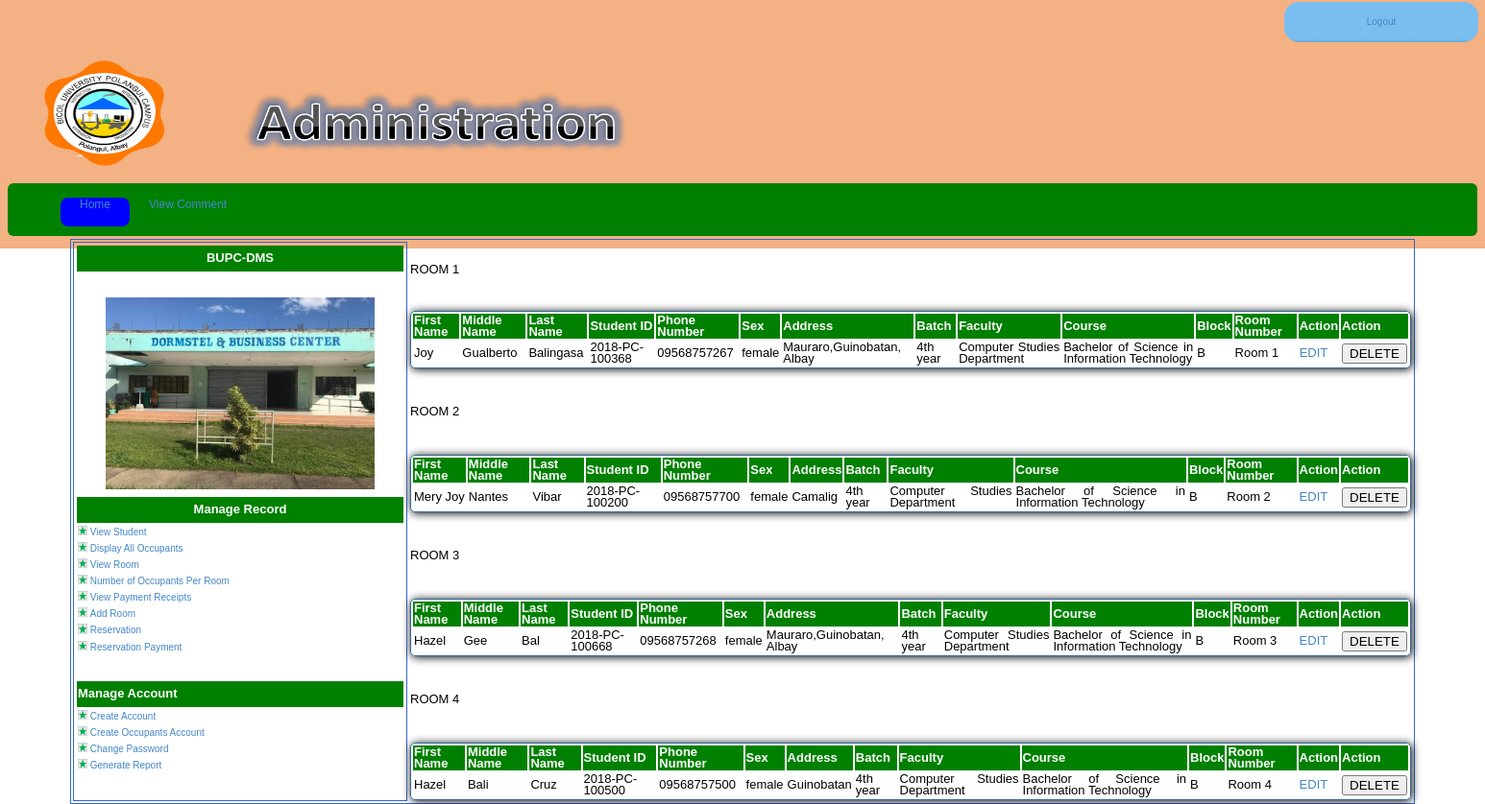
Page /view_occupants.php on the committed database.
### tables this page shows
CREATE TABLE `students` (
  `user_id` int(11) NOT NULL,
  `fname` varchar(30) DEFAULT NULL,
  `mname` varchar(30) DEFAULT NULL,
  `lname` varchar(30) DEFAULT NULL,
  `stud_id` varchar(15) NOT NULL DEFAULT '',
  `phone_no` varchar(12) NOT NULL,
  `sex` varchar(8) DEFAULT NULL,
  `address` varchar(50) NOT NULL,
  `batch` varchar(10) DEFAULT NULL,
  `faculty` varchar(50) DEFAULT NULL,
  `course` varchar(50) NOT NULL,
  `block` varchar(3) DEFAULT NULL,
  `room_no` varchar(50) DEFAULT NULL,
  `Username` varchar(50) NOT NULL,
  `Password` varchar(50) NOT NULL,
  `ConfirmPassword` varchar(50) NOT NULL,
  `Status` int(11) NOT NULL
);

### view_occupants.php (the view, shortened to what this page needs)
<?php
  include("connection.php");
 ?>
 <!DOCTYPE html>
<html>
<head>
<link href="adminstyle.css" rel="stylesheet" type="text/css" media="screen" />
<link href="aa.css" rel="stylesheet" type="text/css" media="screen" />
<body>
<table  border="0" align="center" width="750px">
<tr>
<td width="600px"></td>
<td>
<td id="logoutlink" align="center"><a href="logout.php" id="log">Logout</a></td>
</tr>
<tr>
<td width="750px" colspan="3" height="100px">
<p><a href="admin.php"><img src="img/logo.png" align="left" width="200px" height="120px"></a>
<img src="img/admin.png" align="center" width="490px" height="120px"></p>
</td>
</tr>
<tr>
<td colspan="3">
<div id="sse2">
        <div id="sses2"  >
         <ul>
         <li><a href="admin.php">Home</a></li>
         <li><a href="viewcom.php">View Comment</a></li>
         </ul>
         </div>
    </div>
</td>
</tr>
<table align="center" id="insides" width="1400px">
<tr>
<td width="25%" height="400px" valign="top" id="insides">
<table>
<tr>
<th align="center" width="350px" height="25px" bgcolor="green"><font face="arial" color="white" size="2">BUPC-DMS</font></th>
</tr>
<tr>
<td><br><br><center><img src="slideshow/images/Dorm.jpeg" width="280px" height="200px"></center></td>
</tr>
</table>
<table>
<tr>
<th align="center" width="450px" height="25px" bgcolor="green"><font face="arial" color="white" size="2">Manage Record</font></th>
</tr>
<tr>
<td><img src="img/Picture2.png" width="10px">&nbsp;<a href="viewstudent.php">View Student</a></td>
</tr>
<tr>
<td><img src="img/Picture2.png" width="10px">&nbsp;<a href="view_occupants.php">Display All Occupants</a></td>
</tr>
<tr>
<td><img src="img/Picture2.png" width="10px">&nbsp;<a href="room_display_admin.php">View Room</a></td>
</tr>
<tr>
<td><img src="img/Picture2.png" width="10px">&nbsp;<a href="no_occupant.php">Number of Occupants Per Room</a></td>
</tr>
<tr>
<td><img src="img/Picture2.png" width="10px">&nbsp;<a href="payment.php">View Payment Receipts</a></td>
</tr>
<tr>
<td><img src="img/Picture2.png" width="10px">&nbsp;<a href="new_room_form.php">Add Room</a></td>
</tr>
<tr>
<td><img src="img/Picture2.png" width="10px">&nbsp;<a href="reserved.php">Reservation</a></td>
</tr>
<tr>
<td><img src="img/Picture2.png" width="10px">&nbsp;<a href=" reservpayment_display.php">Reservation Payment</a></td>
</tr>
</table>
<br>
<br>
<table border="0">
<tr>
<th width="340px" bgcolor="green" height="25px"><font face="arial" color="white" size="2">Manage Account</font></th>
</tr>
<tr>
<td><img src="img/Picture2.png" width="10px">&nbsp;<a href="create_acc.php">Create Account</a></td>
</tr>
<tr>
<td><img src="img/Picture2.png" width="10px">&nbsp;<a href="coa.php">Create Occupants Account</a></td>
</tr>
<tr>
<td><img src="img/Picture2.png" width="10px">&nbsp;<a href="changepassword.php">Change Password</a></td>
</tr>
<tr>
<td><img src="img/Picture2.png" width="10px">&nbsp;<a href="greporta.php">Generate Report</a></td>
</tr>
</table>
<br>
<br>
</td>
<td valign="top">
<br>
<p><font size="2px">ROOM 1</p>
<br>
<br>
 <table align="center" style="border-radius:5px;border:1px solid #336699;box-shadow:1px 1px 10px black;">
  <tr>
<th bgcolor='green'><font color='white'>First Name</th>
<th bgcolor='green'><font color='white'>Middle Name</th>
<th bgcolor='green'><font color='white'>Last Name</th>
<th bgcolor='green'><font color='white'>Student ID</th>
<th bgcolor='green'><font color='white'>Phone Number</th>
<th bgcolor='green'><font color='white'>Sex</th>
<th bgcolor='green'><font color='white'>Address</th>
<th bgcolor='green'><font color='white'>Batch</th>
<th bgcolor='green'><font color='white'>Faculty</th>
<th bgcolor='green'><font color='white'>Course</th>
<th bgcolor='green'><font color='white'>Block</th>
<th bgcolor='green'><font color='white'>Room Number</th>
<th bgcolor='green'><font color='white'>Action</th>
<th bgcolor='green'><font color='white'>Action</th>
</tr>
<?php
$sql="SELECT user_id, fname, mname, lname, stud_id, phone_no, sex, address, batch, faculty, course, block, room_no
            FROM students
            WHERE room_no = 'Room 1';";
            $result = $conn->query($sql);
            if($result->num_rows > 0){
while($row =$result-> fetch_assoc())
  {
  echo ("<tr>");
  echo ("<td>" . $row['fname']. "</td>");
  echo ("<td>" . $row['mname']. "</td>");
  echo ("<td>" . $row['lname']. "</td>");
  echo ("<td>" . $row['stud_id']. "</td>");
  echo ("<td>" . $row['phone_no']. "</td>");
  echo ("<td>" . $row['sex']. "</td>");
  echo ("<td>" . $row['address']. "</td>");
  echo ("<td>" . $row['batch']. "</td>");
  echo ("<td>" . $row['faculty']. "</td>");
  echo ("<td>" . $row['course']. "</td>");
  echo ("<td>" . $row['block']. "</td>");
  echo ("<td>" . $row['room_no']. "</td>");
  ?>
  <td>
    <a href="edit_occupant.php?student=<?php echo $row['user_id']; ?>"   name="edit" type="button">EDIT</a>
  </td>
  <td>
    <form action="deletestud.php" method="POST">
    <button name="delete" type="submit">DELETE</button>
    </form>
  </td>
<?php
  echo ("</tr>");
  }
  }
echo( "</table>");
?>
<br><br>
<p><font size="2px">ROOM 2</p>
<br>
<br>
 <table align="center" style="border-radius:5px;border:1px solid #336699;box-shadow:1px 1px 10px black;">
  <tr>
<th bgcolor='green'><font color='white'>First Name</th>
<th bgcolor='green'><font color='white'>Middle Name</th>
<th bgcolor='green'><font color='white'>Last Name</th>
<th bgcolor='green'><font color='white'>Student ID</th>
<th bgcolor='green'><font color='white'>Phone Number</th>
<th bgcolor='green'><font color='white'>Sex</th>
<th bgcolor='green'><font color='white'>Address</th>
<th bgcolor='green'><font color='white'>Batch</th>
<th bgcolor='green'><font color='white'>Faculty</th>
<th bgcolor='green'><font color='white'>Course</th>
<th bgcolor='green'><font color='white'>Block</th>
<th bgcolor='green'><font color='white'>Room Number</th>
<th bgcolor='green'><font color='white'>Action</th>
<th bgcolor='green'><font color='white'>Action</th>
</tr>
<?php
$sql="SELECT user_id, fname, mname, lname, stud_id, phone_no, sex, address, batch, faculty, course, block, room_no
            FROM students
            WHERE room_no = 'Room 2';";
            $result = $conn->query($sql);
            if($result->num_rows > 0){
while($row =$result-> fetch_assoc())
  {
  echo ("<tr>");
  echo ("<td>" . $row['fname']. "</td>");
  echo ("<td>" . $row['mname']. "</td>");
  echo ("<td>" . $row['lname']. "</td>");
  echo ("<td>" . $row['stud_id']. "</td>");
  echo ("<td>" . $row['phone_no']. "</td>");
  echo ("<td>" . $row['sex']. "</td>");
  echo ("<td>" . $row['address']. "</td>");
  echo ("<td>" . $row['batch']. "</td>");
  echo ("<td>" . $row['faculty']. "</td>");
  echo ("<td>" . $row['course']. "</td>");
  echo ("<td>" . $row['block']. "</td>");
  echo ("<td>" . $row['room_no']. "</td>");
  ?>
  <td>
    <a href="edit_occupant.php?student=<?php echo $row['user_id']; ?>"   name="edit" type="button">EDIT</a>
  </td>
  <td>
    <form action="deletestud.php" method="POST">
    <button name="delete" type="submit">DELETE</button>
    </form>
  </td>
<?php
  echo ("</tr>");
  }
  }
echo( "</table>");
?>
<br><br>
<p><font size="2px">ROOM 3</p>
<br>
<br>
 <table align="center" style="border-radius:5px;border:1px solid #336699;box-shadow:1px 1px 10px black;">
  <tr>
<th bgcolor='green'><font color='white'>First Name</th>
<th bgcolor='green'><font color='white'>Middle Name</th>
<th bgcolor='green'><font color='white'>Last Name</th>
<th bgcolor='green'><font color='white'>Student ID</th>
<th bgcolor='green'><font color='white'>Phone Number</th>
<th bgcolor='green'><font color='white'>Sex</th>
<th bgcolor='green'><font color='white'>Address</th>
<th bgcolor='green'><font color='white'>Batch</th>
<th bgcolor='green'><font color='white'>Faculty</th>
<th bgcolor='green'><font color='white'>Course</th>
<th bgcolor='green'><font color='white'>Block</th>
<th bgcolor='green'><font color='white'>Room Number</th>
<th bgcolor='green'><font color='white'>Action</th>
<th bgcolor='green'><font color='white'>Action</th>
</tr>
<?php
$sql="SELECT user_id, fname, mname, lname, stud_id, phone_no, sex, address, batch, faculty, course, block, room_no
            FROM students
            WHERE room_no = 'Room 3';";
            $result = $conn->query($sql);
            if($result->num_rows > 0){
while($row =$result-> fetch_assoc())
  {
  echo ("<tr>");
  echo ("<td>" . $row['fname']. "</td>");
  echo ("<td>" . $row['mname']. "</td>");
  echo ("<td>" . $row['lname']. "</td>");
  echo ("<td>" . $row['stud_id']. "</td>");
  echo ("<td>" . $row['phone_no']. "</td>");
  echo ("<td>" . $row['sex']. "</td>");
  echo ("<td>" . $row['address']. "</td>");
  echo ("<td>" . $row['batch']. "</td>");
  echo ("<td>" . $row['faculty']. "</td>");
  echo ("<td>" . $row['course']. "</td>");
  echo ("<td>" . $row['block']. "</td>");
  echo ("<td>" . $row['room_no']. "</td>");
  ?>
  <td>
    <a href="edit_occupant.php?student=<?php echo $row['user_id']; ?>"   name="edit" type="button">EDIT</a>
  </td>
  <td>
    <form action="deletestud.php" method="POST">
    <button name="delete" type="submit">DELETE</button>
    </form>
  </td>
<?php
  echo ("</tr>");
  }
  }
echo( "</table>");
?>
<br><br>
<p><font size="2px">ROOM 4</p>
<br>
<br>
 <table align="center" style="border-radius:5px;border:1px solid #336699;box-shadow:1px 1px 10px black;">
  <tr>
<th bgcolor='green'><font color='white'>First Name</th>
<th bgcolor='green'><font color='white'>Middle Name</th>
<th bgcolor='green'><font color='white'>Last Name</th>
<th bgcolor='green'><font color='white'>Student ID</th>
<th bgcolor='green'><font color='white'>Phone Number</th>
<th bgcolor='green'><font color='white'>Sex</th>
<th bgcolor='green'><font color='white'>Address</th>
<th bgcolor='green'><font color='white'>Batch</th>
<th bgcolor='green'><font color='white'>Faculty</th>
<th bgcolor='green'><font color='white'>Course</th>
<th bgcolor='green'><font color='white'>Block</th>
<th bgcolor='green'><font color='white'>Room Number</th>
<th bgcolor='green'><font color='white'>Action</th>
<th bgcolor='green'><font color='white'>Action</th>
</tr>
<?php
$sql="SELECT user_id, fname, mname, lname, stud_id, phone_no, sex, address, batch, faculty, course, block, room_no
            FROM students
            WHERE room_no = 'Room 4';";
            $result = $conn->query($sql);
            if($result->num_rows > 0){
while($row =$result-> fetch_assoc())
  {
  echo ("<tr>");
  echo ("<td>" . $row['fname']. "</td>");
  echo ("<td>" . $row['mname']. "</td>");
  echo ("<td>" . $row['lname']. "</td>");
  echo ("<td>" . $row['stud_id']. "</td>");
  echo ("<td>" . $row['phone_no']. "</td>");
  echo ("<td>" . $row['sex']. "</td>");
  echo ("<td>" . $row['address']. "</td>");
  echo ("<td>" . $row['batch']. "</td>");
  echo ("<td>" . $row['faculty']. "</td>");
  echo ("<td>" . $row['course']. "</td>");
  echo ("<td>" . $row['block']. "</td>");
  echo ("<td>" . $row['room_no']. "</td>");
  ?>
  <td>
    <a href="edit_occupant.php?student=<?php echo $row['user_id']; ?>"   name="edit" type="button">EDIT</a>
  </td>
  <td>
    <form action="deletestud.php" method="POST">
    <button name="delete" type="submit">DELETE</button>
    </form>
  </td>
<?php
  echo ("</tr>");
  }
  }
echo( "</table>");
?>
</td></tr></table>
</body>
</html>

### adminstyle.css (style rules this page uses)
body { margin: 0; padding: 0; background: white url(img/feln-crowd_2.PNG) repeat-x left top; position:relative; font-family:Verdana, Arial, Helvetica, sans-serif; font-size:10px; line-height:12px; text-align:justify; padding-left:0px; }
#logoutlink { background: white url(img/Menu.jpg) repeat-x left top; width:200px; height:40px; border-radius: 15px; }
#insides { border:1px solid #3366CC; }
a { text-decoration: none; color: #4486C7; }

### aa.css (style rules this page uses)
#sse2 { background-color: green; width:1500px; height: 25px; padding: 15px; border-radius: 6px; text-align:center; padding-left:-12px; }
#sses2 ul { position: relative; list-style-type: none; float:center; margin:0; }
#sses2 li { float:left; list-style-type: none; padding:0; margin:0; }
#sses2 li a { height:30px; margin: 0 20px; font: normal 12px arial; text-align: center; text-decoration: none; float: left; display: block; position: relative; z-index: 2; }

### rows in the picture
students: fname "Joy", mname "Gualberto", lname "Balingasa", stud "2018-PC-100368", phone_no "09568757267", sex "female", address "Mauraro,Guinobatan, Albay", batch "4th year", faculty "Computer Studies Department", course "Bachelor of Science in Information Technology", block "B", room_no "Room 1"
students: fname "Mery Joy", mname "Nantes", lname "Vibar", stud "2018-PC-100200", phone_no "09568757700", sex "female", address "Camalig", batch "4th year", faculty "Computer Studies Department", course "Bachelor of Science in Information Technology", block "B", room_no "Room 2"
students: fname "Hazel", mname "Gee", lname "Bal", stud "2018-PC-100668", phone_no "09568757268", sex "female", address "Mauraro,Guinobatan, Albay", batch "4th year", faculty "Computer Studies Department", course "Bachelor of Science in Information Technology", block "B", room_no "Room 3"
students: fname "Hazel", mname "Bali", lname "Cruz", stud "2018-PC-100500", phone_no "09568757500", sex "female", address "Guinobatan", batch "4th year", faculty "Computer Studies Department", course "Bachelor of Science in Information Technology", block "B", room_no "Room 4"
